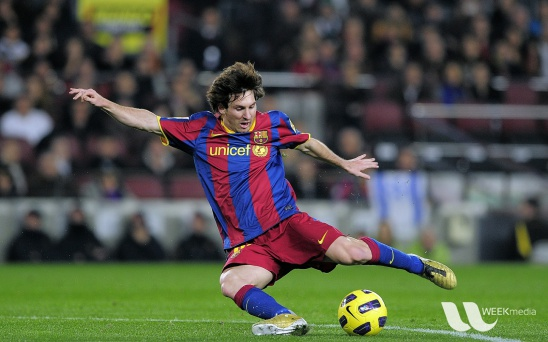
#> input picture resources/messi.jpg, 548 x 342 px
$ jupyter execute ImagePyramids.ipynb   (Python 2 division)
#> lines starting #> are read from the running program, lines starting #| are printed output that depends on the picture; after the words box and inside, x2 and y2 are one past the last pixel; in counts of white or black regions, pixels touching at a corner belong together
[cell 1]
import cv2
import numpy as np
import matplotlib.pyplot as plt

# Pyramid
It's a type of multi-scale signal representation, in which a signal or an image is subjected to repeated smoothing and subsampling.

Subsampling is done to reduce amount of data in the spacial domain, that needs to be transmitted, stored or processed. As human visual system is less sensitive for color information than the intensity information (brightness), in a Y-Cr-Cb colorspace, Cr and Cb components (colors) are filtered and sub-sampled at fraction of Y (luma) component.

In short, set of images with different resolutions(different frequency-band images), stacked wtih biggest image at bottom and smallest at top, are called Image Pyramids.

Two main types of Image Pyramids:
1. Lowpass - Made by smoothing the image with an appropriate smoothing filter and then subsampling the smoothed image, usually by a factor of 2 along each coordinate direction.
2. Bandpass - Made by forming the difference between images at adjacent levels in the pyramid and performing some kind of image interpolation between adjacent levels of resolution, to enable computation of pixelwise differences.

- Guassian Pyramid - It's a lowpass pyramid. As we move from lower level (high resolution) to higher level (low resolution), images are weighted down using a Gaussian Blur and scaled down. Each pixel contains a local average that corresponds to a pixel neighborhood on a lower level of the pyramid. At each level, image size is reduced by a factor of 0.5. (It's better to perform convolution with one signle image being resized again and again rather than performing convolutions of image wtih various kernels to get different level outputs)
- Laplacian Pyramid - It's a bandpass pyramid. Each layer is made from difference between that level in Gaussian Pyramid and expanded version of it's upper level in Gaussian Pyramid.

Uses of Pyramids
1. Laplacian Pyramid prodcues edge images.
2. Laplacian Pyramid is used in image compression.
3. Image blending.

Pyramids are great for image representation as they have both spatial-frequency domain and are easy to compute.

[cell 2]
image = cv2.imread("../resources/messi.jpg")
#> image is the input picture: shape (342, 548, 3); mean B, G, R 72.4, 86, 82.2

# Gaussian Pyramid
lower_reso1 = cv2.pyrDown(image)
original = cv2.pyrUp(lower_reso1)  # will be blurred due to image smoothing (some information is lost)

fig = plt.figure()
fig.set_size_inches(18, 10)
fig.add_subplot(1, 2, 1)
plt.imshow(image)
fig.add_subplot(1, 2, 2)
plt.imshow(original)
plt.show()
#> figure, not shown here; B, G, R data is drawn as R, G, B

[cell 3]
# Laplacian Pyramid
gray = cv2.cvtColor(image, cv2.COLOR_BGR2GRAY)
gray = cv2.GaussianBlur(gray, (5, 5), 0)
down1 = cv2.pyrDown(gray)
down2 = cv2.pyrDown(down1)
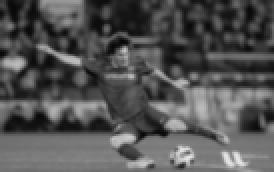
#> down2: shape (86, 137) (shown 2 times larger); min 5, max 228, mean 83.3

down2 = cv2.resize(down2, (down1.shape[1], down1.shape[0]), interpolation=cv2.INTER_LINEAR)
#> down2: shape (171, 274)
laplacian2 = cv2.subtract(down1, down2)
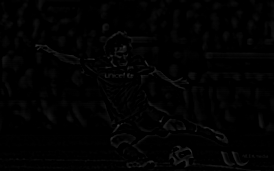
#> laplacian2: shape (171, 274); min 0, max 61, mean 2.4

down1 = cv2.resize(down1, (gray.shape[1], gray.shape[0]), interpolation=cv2.INTER_LINEAR)
#> down1: shape (342, 548)
laplacian1 = cv2.subtract(gray, down1)

fig = plt.figure()
fig.set_size_inches(18, 10)

fig.add_subplot(1, 2, 1)
plt.imshow(laplacian1, cmap='gray')
fig.add_subplot(1, 2, 2)
plt.imshow(laplacian2, cmap='gray')

plt.show()

[cell 4]
# Image Blending
orange = cv2.imread("../resources/orange.jpg")
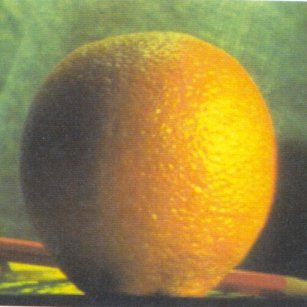
#> input picture resources/orange.jpg, 307 x 307 px
#> orange is the input picture: shape (307, 307, 3); mean B, G, R 69.2, 131.8, 150.2
apple = cv2.imread("../resources/apple.jpg")
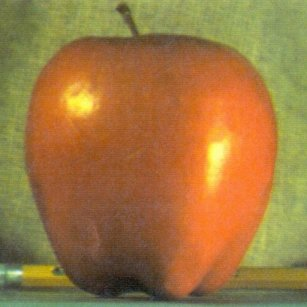
#> input picture resources/apple.jpg, 307 x 307 px
#> apple is the input picture: shape (307, 307, 3); mean B, G, R 64.8, 119.7, 159

orange_copy = orange.copy()
apple_copy = apple.copy()
gauss_orange = [orange_copy]
gauss_apple = [apple_copy]
for i in range(5):
    orange_copy = cv2.pyrDown(orange_copy)
    gauss_orange.append(orange_copy)

    apple_copy = cv2.pyrDown(apple_copy)
    gauss_apple.append(apple_copy)
#> after the loop, gauss_apple = 6 items; gauss_orange = 6 items

laplacian_orange = [gauss_orange[4]]
laplacian_apple = [gauss_apple[4]]
for i in range(4, 0, -1):
    higher_orange = cv2.pyrUp(gauss_orange[i], dstsize=(gauss_orange[i-1].shape[1], gauss_orange[i-1].shape[0]))
    diff_orange = cv2.subtract(gauss_orange[i-1], higher_orange)
    laplacian_orange.append(diff_orange)

    higher_apple = cv2.pyrUp(gauss_apple[i], dstsize=(gauss_apple[i-1].shape[1], gauss_apple[i-1].shape[0]))
    diff_apple = cv2.subtract(gauss_apple[i-1], higher_apple)
    laplacian_apple.append(diff_apple)
#> after the loop, laplacian_apple = 5 items; laplacian_orange = 5 items

blends = []
for lap_orange, lap_apple in zip(laplacian_orange, laplacian_apple):
    rows, cols, depth = lap_orange.shape
    blend = np.hstack((lap_orange[:, 0:cols/2], lap_apple[:, cols/2:]))
    blends.append(blend)
#> this loop made 5 passes
#> (rows, cols) on passes 1 to 5: (20, 20), (39, 39), (77, 77), (154, 154), (307, 307)
#> pass 3, `blend = np.hstack((lap_orange[:, 0:cols/2], lap_apple[:, cols/2:]))`:
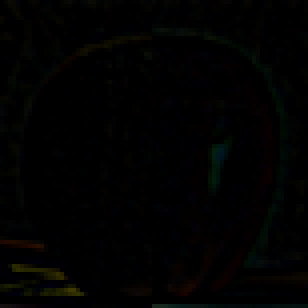
#> blend: shape (77, 77, 3) (shown 4 times larger); mean of channels 0, 1, 2 1.3, 1.7, 1.6; drawn as B, G, R
#> after the loop, blends = 5 items

reconstructed = blends[0]
for i in range(1, 5):
    reconstructed = cv2.pyrUp(reconstructed, dstsize=(blends[i].shape[1], blends[i].shape[0]))
    reconstructed = cv2.add(reconstructed, blends[i])

plt.imshow(cv2.cvtColor(reconstructed, cv2.COLOR_BGR2RGB))
plt.show()
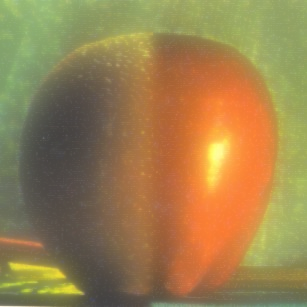
#> shown: shape (307, 307, 3); mean R, G, B 155.1, 128, 78.5

[cell 5]
# Cartoon Effect
# better to downsample first, reduce color information and then upsample
# down-sample the image
image = cv2.imread("../resources/scene.jpg")
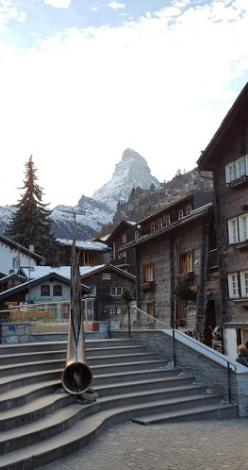
#> input picture resources/scene.jpg, 248 x 470 px
#> image is the input picture: shape (470, 248, 3); mean B, G, R 146.4, 143.4, 142.5
color = image.copy()
for i in range(2):
    color = cv2.pyrDown(color)

# better to apply small filter repeatedly than apply a slow big filter
for i in range(7):
    color = cv2.bilateralFilter(color, 9, 9, 7)

# up-sample the image
for i in range(2):
    color = cv2.pyrUp(color)

# reduce noise
gray = cv2.cvtColor(image, cv2.COLOR_BGR2GRAY)
#> gray: shape (470, 248)
blurred = cv2.medianBlur(gray, 7)

edges = cv2.adaptiveThreshold(blurred, 255, cv2.ADAPTIVE_THRESH_MEAN_C, cv2.THRESH_BINARY, 9, 2)
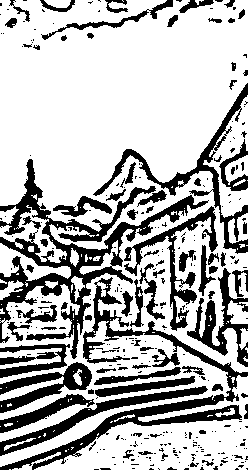
#> edges: shape (470, 248); 71.5% white; 321 black regions (240 under 20 px), largest, box (x1, y1, x2, y2) and area: (0, 159, 209, 359) 7483, (0, 277, 248, 470) 5041, (93, 83, 248, 254) 2513
edges = cv2.cvtColor(edges, cv2.COLOR_GRAY2BGR)

color = cv2.resize(color, (edges.shape[1], edges.shape[0]))
#> color: shape (470, 248, 3)
cartoon = cv2.bitwise_and(color, edges)
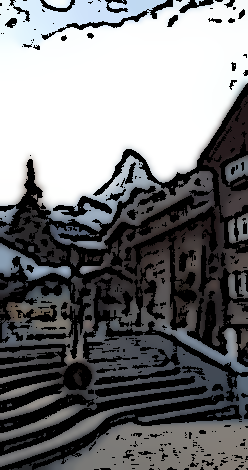
#> cartoon: shape (470, 248, 3); mean B, G, R 121.6, 119.8, 119.1

fig = plt.figure()
fig.set_size_inches(10, 8)

fig.add_subplot(1, 2, 1)
plt.imshow(cv2.cvtColor(image, cv2.COLOR_BGR2RGB))

fig.add_subplot(1, 2, 2)
plt.imshow(cv2.cvtColor(cartoon, cv2.COLOR_BGR2RGB))

plt.show()
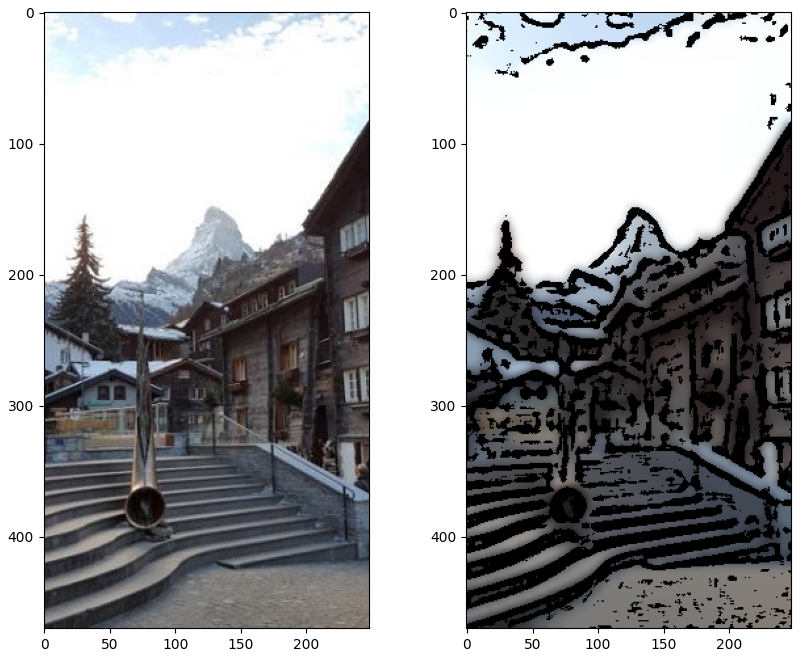
#> figure drawn by matplotlib, 2 panels
